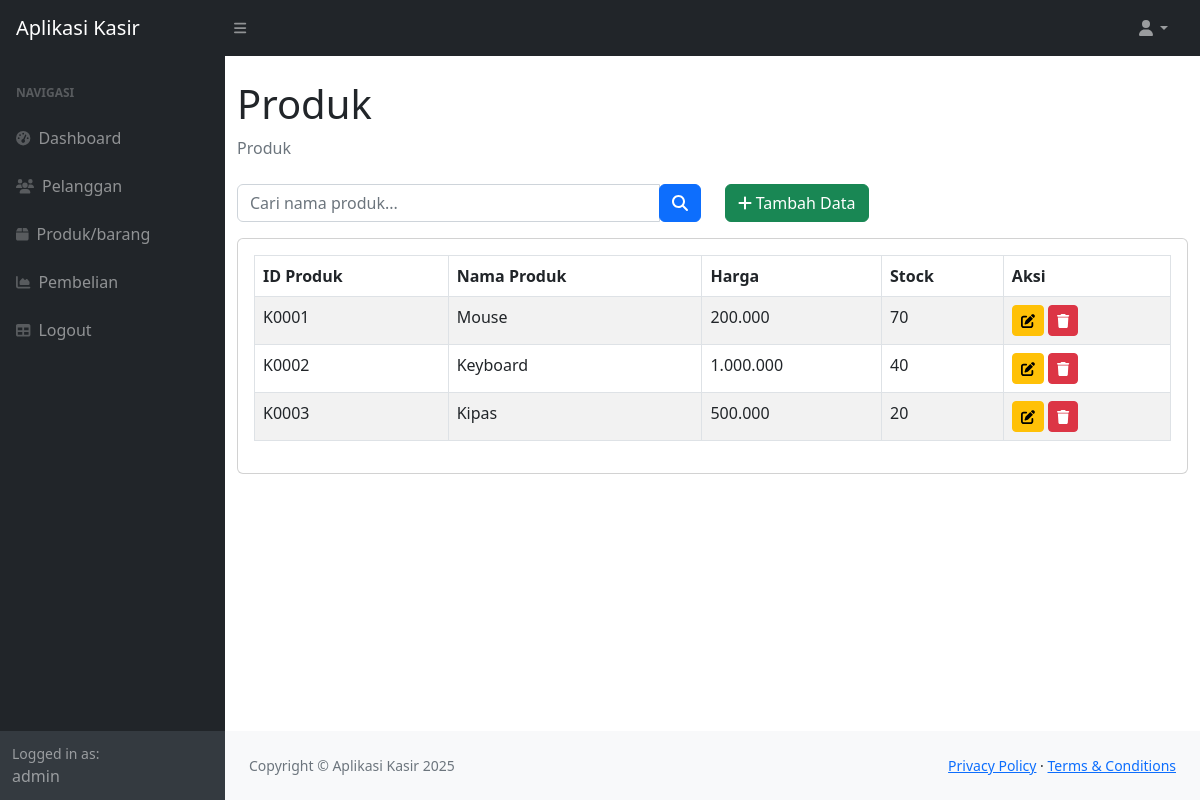
The app's page /index.php?page=produk (signed in) with its own data.
### tables this page shows
CREATE TABLE `produk` (
  `id_produk` varchar(10) NOT NULL,
  `nama_produk` varchar(255) NOT NULL,
  `harga` int NOT NULL,
  `stok` int NOT NULL
);

### produk.php (the view, shortened to what this page needs)
<?php
$search = isset($_GET['search']) ? $_GET['search'] : '';
$query = "SELECT * FROM produk";
$result = mysqli_query($koneksi, $query);
?>
<div class="container-fluid">
    <h1 class="mt-4">Produk</h1>
    <ol class="breadcrumb mb-4">
        <li class="breadcrumb-item active">Produk</li>
    </ol>
    <div class="row mb-3">
        <div class="col-md-6">
            <form method="GET" action="" class="form-inline">
                <div class="input-group">
                    <input type="text"
                           name="search"
                           class="form-control"
                           placeholder="Cari nama produk..."
                           value="<?php echo htmlspecialchars($search); ?>">
                    <div class="input-group-append">
                        <button type="submit" class="btn btn-primary">
                            <i class="fas fa-search"></i>
                        </button>
                    </div>
                </div>
            </form>
        </div>
        <div class="col-md-6 text-right">
            <a href="?page=produk_tambah" class="btn btn-success">
                <i class="fas fa-plus"></i> Tambah Data
            </a>
        </div>
    </div>
    <div class="card mb-4">
        <div class="card-body">
            <div class="table-responsive">
                <table class="table table-striped table-hover table-bordered">
                    <thead class="thead-dark">
                        <tr>
                            <th>ID Produk</th>
                            <th>Nama Produk</th>
                            <th>Harga</th>
                            <th>Stock</th>
                            <th>Aksi</th>
                        </tr>
                    </thead>
                    <tbody>
                        <?php while($data = mysqli_fetch_array($result)) { ?>
                        <tr>
                            <td><?= $data['id_produk'] ?></td>
                            <td><?= $data['nama_produk'] ?></td>
                            <td><?= number_format($data['harga'], 0, ',', '.') ?></td>
                            <td><?= $data['stok'] ?></td>
                            <td>
                                <a href="?page=produk_ubah&id_produk=<?= $data['id_produk'] ?>"
                                   class="btn btn-warning btn-sm">
                                    <i class="fas fa-edit"></i>
                                </a>
                                <a href="?page=produk_hapus&id_produk=<?= $data['id_produk'] ?>"
                                   class="btn btn-danger btn-sm"
                                   onclick="return confirm('Yakin ingin menghapus?')">
                                    <i class="fas fa-trash"></i>
                                </a>
                            </td>
                        </tr>
                        <?php } ?>
                    </tbody>
                </table>
            </div>
        </div>
    </div>
</div>

### index.php (shortened to what this page needs)
<!DOCTYPE html>
<html lang="en">
    <head>
        <link href="https://cdn.jsdelivr.net/npm/simple-datatables@7.1.2/dist/style.min.css" rel="stylesheet" />
        <link href="css/styles.css" rel="stylesheet" />
    </head>
    <body class="sb-nav-fixed">
        <nav class="sb-topnav navbar navbar-expand navbar-dark bg-dark">
            <a class="navbar-brand ps-3" href="index.html">Aplikasi Kasir</a>
            <button class="btn btn-link btn-sm order-1 order-lg-0 me-4 me-lg-0" id="sidebarToggle" href="#!"><i class="fas fa-bars"></i></button>
            <ul class="navbar-nav ms-auto ms-md-0 me-3 me-lg-4">
                <li class="nav-item dropdown">
                    <a class="nav-link dropdown-toggle" id="navbarDropdown" href="#" role="button" data-bs-toggle="dropdown" aria-expanded="false"><i class="fas fa-user fa-fw"></i></a>
                </li>
            </ul>
        </nav>
        <div id="layoutSidenav">
            <div id="layoutSidenav_nav">
                <nav class="sb-sidenav accordion sb-sidenav-dark" id="sidenavAccordion">
                    <div class="sb-sidenav-menu">
                        <div class="nav">
                            <div class="sb-sidenav-menu-heading">Navigasi</div>
                            <a class="nav-link" href="index.php">
                                <div class="sb-nav-link-icon"><i class="fas fa-tachometer-alt"></i></div>
                                Dashboard
                            </a>
                            <a class="nav-link" href="?page=pelanggan">
                                <div class="sb-nav-link-icon"><i class="fas fa-users"></i></div>
                                Pelanggan
                            </a>
                            <a class="nav-link" href="?page=produk">
                                <div class="sb-nav-link-icon"><i class="fas fa-box"></i></div>
                                Produk/barang
                            </a>
                            <a class="nav-link" href="?page=pembelian">
                                <div class="sb-nav-link-icon"><i class="fas fa-chart-area"></i></div>
                                Pembelian
                            </a>
                            <a class="nav-link" href="logout.php">
                                <div class="sb-nav-link-icon"><i class="fas fa-table"></i></div>
                                Logout
                            </a>
                        </div>
                    </div>
                    <div class="sb-sidenav-footer">
                        <div class="small">Logged in as:</div>
                        <?php echo $_SESSION['user']['nama']; ?>
                </nav>
            </div>
            <div id="layoutSidenav_content">
                <main>
                    <?php
                    $page = isset($_GET['page']) ? $_GET['page'] : 'home';
                    include $page . '.php';
                    ?>
                </main>
                <footer class="py-4 bg-light mt-auto">
                    <div class="container-fluid px-4">
                        <div class="d-flex align-items-center justify-content-between small">
                            <div class="text-muted">Copyright &copy; Aplikasi Kasir 2025</div>
                            <div>
                                <a href="#">Privacy Policy</a>
                                &middot;
                                <a href="#">Terms &amp; Conditions</a>
                            </div>
                        </div>
                    </div>
                </footer>
            </div>
        </div>
    </body>
</html>

### records on screen
produk: id_produk "K0001", nama_produk "Mouse", harga "200.000", stok "70"
produk: id_produk "K0002", nama_produk "Keyboard", harga "1.000.000", stok "40"
produk: id_produk "K0003", nama_produk "Kipas", harga "500.000", stok "20"

### other values on screen
$_SESSION['user']['nama'] "admin"
